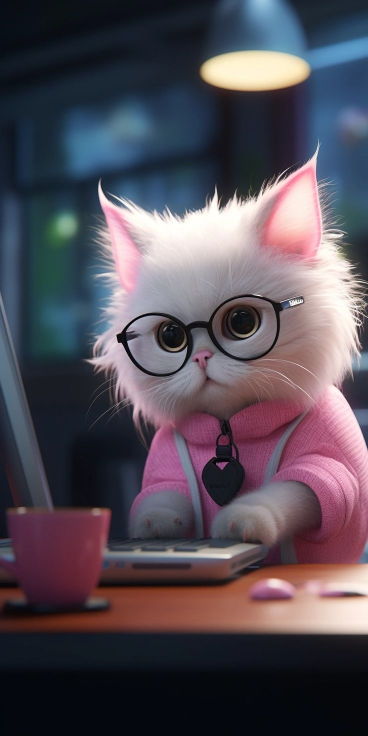
%> input picture cat.jpg, 736 x 1472 px (shown at 1/2 size)
$ octave histogram_equalization.m   (GNU Octave 9; MATLAB toolbox functions it lacks are replaced by stand-ins)
%> lines starting %> are read from the running program, lines starting %| are printed output that depends on the picture
% Histogram Equalization
clc;
clear all;
close all;

orgImg = imread('cat.jpg');
%> orgImg is the input picture: size 1472x736x3 uint8; mean R, G, B 84.1, 76.8, 87
orgImg = imresize(orgImg, [512, 512]);
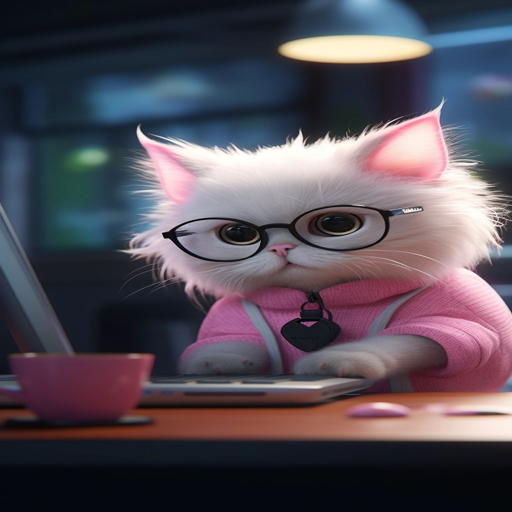
%> orgImg: size 512x512x3 uint8; mean R, G, B 84.1, 76.8, 87
grayImg = rgb2gray(orgImg);
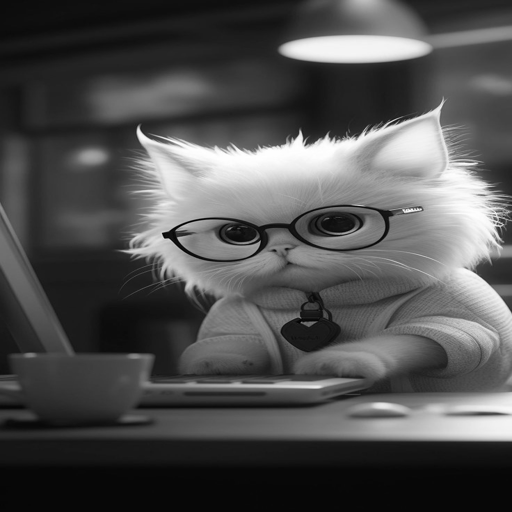
%> grayImg: size 512x512 uint8; min 0, max 255, mean 80.1

grayImg = double(grayImg);
%> grayImg: size 512x512 double

[M, N] = size(grayImg);
%> M = 512; N = 512
% histogram conversion
histogram = zeros(1,256);
for i = 1:M
    for j = 1:N
        intensity = grayImg(i,j);
        histogram(intensity + 1) = histogram (intensity+1) + 1;
    end
end
%> after the loop, histogram = 256 values, max 17290 at index 8, min 2 at index 3, mean 1024

%calculate Cumulative histogram
cdf = zeros(1,256);
cdf(1) = histogram(1);

for k = 2:256
    cdf(k) = cdf(k-1) + histogram(k);
end
%> after the loop, cdf = 256 values from 8 to 262144

%calculate equalization mapping
cdf_min = min(cdf>0);
%> cdf_min = true
mapping = zeros(1,256);

for k = 1:256
    mapping(k) = round(((cdf(k)-cdf_min)/...
        ((M*N)-cdf_min))*255);
end
%> after the loop, mapping = 256 values from 0 to 255

% histogram equalization
equalizedImg = zeros(M, N);
for i = 1:M
    for j = 1:N
        intensity = grayImg(i,j);
        equalizedImg(i,j) = mapping(intensity+1);
    end
end
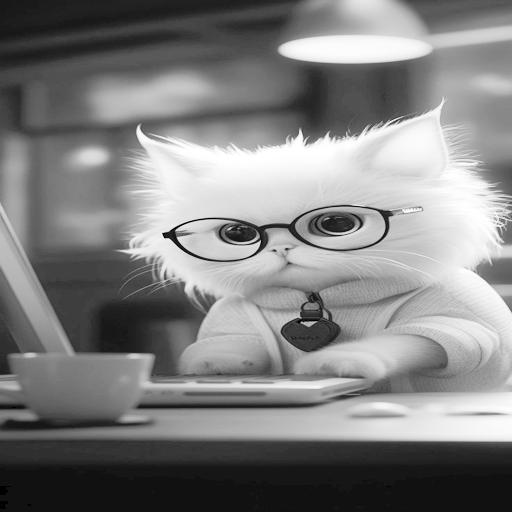
%> equalizedImg: size 512x512 double; min 0, max 255, mean 128.8

equalizedImg = uint8(equalizedImg);
%> equalizedImg: size 512x512 uint8

equalizedHistogram = zeros(1,256);

for i = 1:M
    for j = 1:N

        intensity = equalizedImg(i,j);

        equalizedHistogram(intensity + 1) = ...
            equalizedHistogram(intensity + 1) + 1;

    end
end
%> after the loop, equalizedHistogram = 256 values, max 17290 at index 18, min 0 at index 2, mean 1024

figure;

subplot(2,2,1);
imshow(uint8(grayImg));
title('Original Grayscale Image');

subplot(2,2,2);
bar(0:255, histogram);
title('Original Histogram');
xlabel('Intensity');
ylabel('Frequency');

subplot(2,2,3);
imshow(equalizedImg);
title('Histogram Equalized Image');

subplot(2,2,4);
bar(0:255, equalizedHistogram);
title('Equalized Histogram');
xlabel('Intensity');
ylabel('Frequency');
xlim([0 250]);
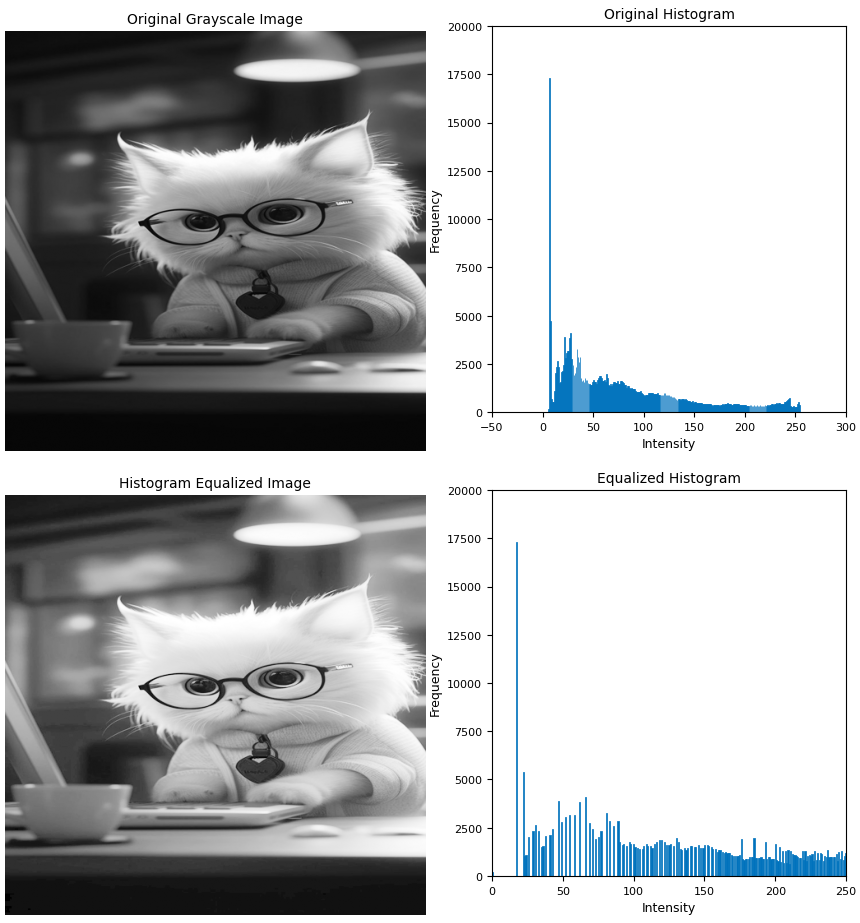
%> figure redrawn from the program's plot data, 4 panels

$ run again, with image2.jpg copied over cat.jpg
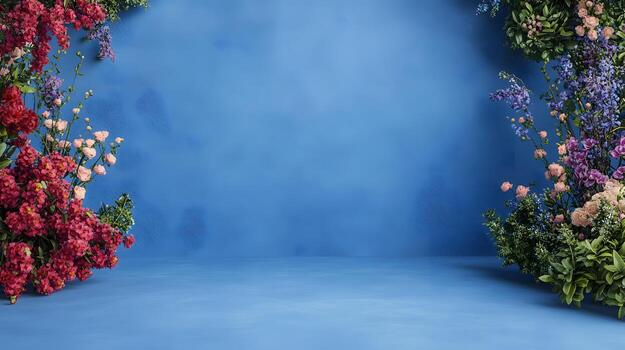
%> input picture image2.jpg, 625 x 350 px
%> orgImg is the input picture: size 350x625x3 uint8; mean R, G, B 80.8, 114.4, 155.5
%> orgImg: size 512x512x3 uint8
%> after the loop `for i = 1:M`: histogram = 256 values, max 3972 at index 134, min 0 at index 232, mean 1024
%> after the loop `for k = 2:256`: cdf = 256 values from 13 to 262144
%> cdf_min = true
%> after the loop `for k = 1:256`: mapping = 256 values from 0 to 255
%> after the loop `for i = 1:M`:
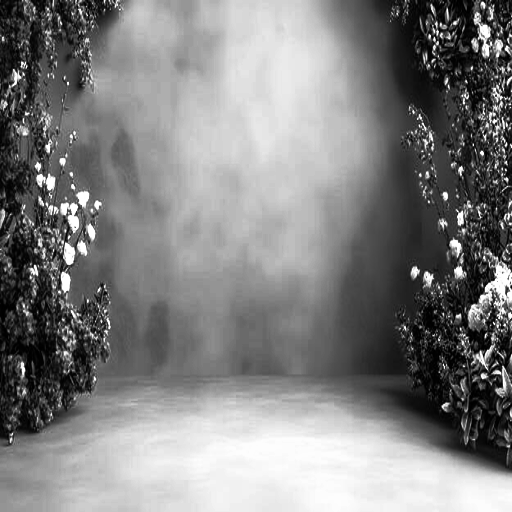
%> equalizedImg: size 512x512 double; min 0, max 255, mean 128.5
%> after the loop `for i = 1:M`: equalizedHistogram = 256 values, max 3972 at index 171, min 0 at index 43, mean 1024
%> `xlim([0 250]);`:
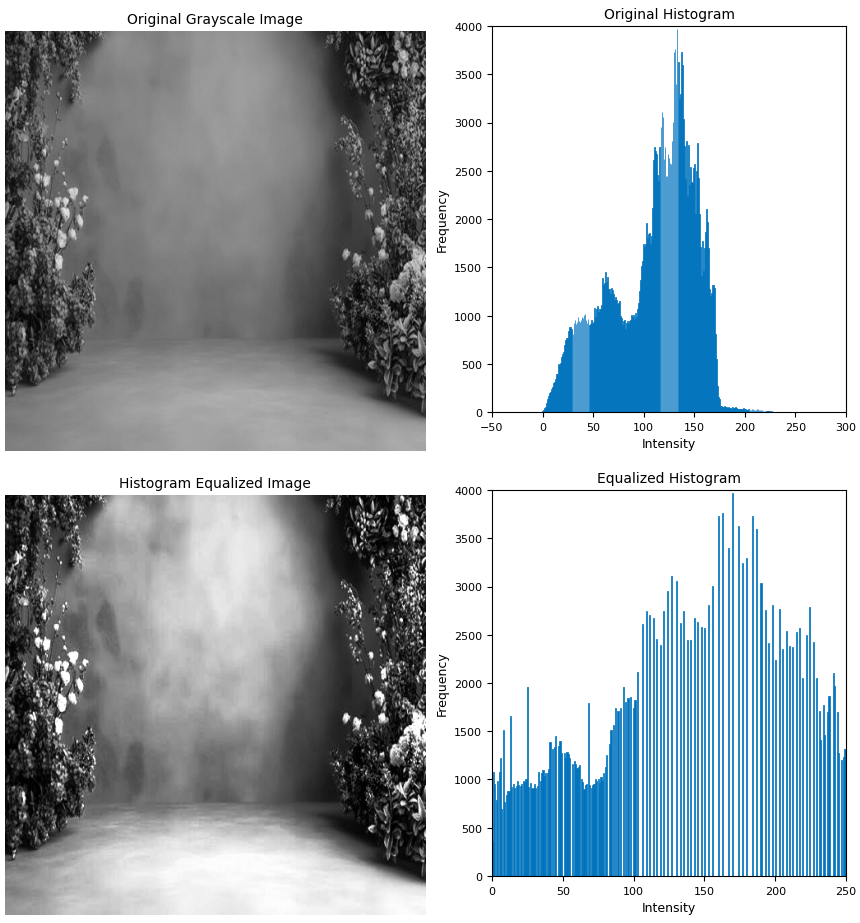
%> figure redrawn from the program's plot data, 4 panels
